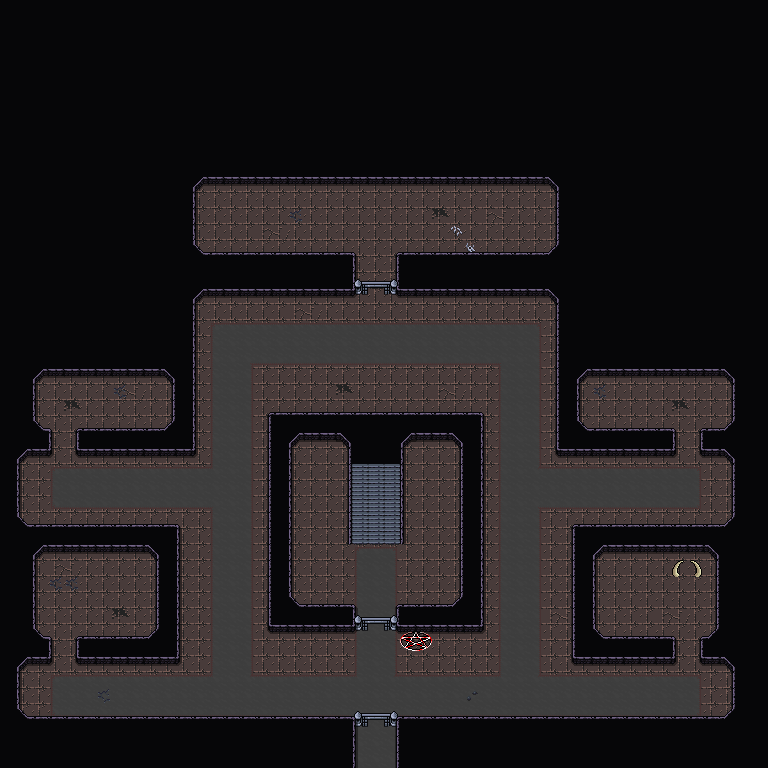

Below is a game level as drawn by its tile map, then a one-line description and the .tmx that defines it (tile-layer data replaced by summaries):
An orthogonal 48x48 tile map with 16x16 px tiles, 5 tile layers (Background, Floor, Ground, Foreground, ...), 5 tilesets and 23 objects.

<map version="1.10" tiledversion="1.11.2" orientation="orthogonal" renderorder="right-down" width="48" height="48" tilewidth="16" tileheight="16" infinite="0" nextlayerid="7" nextobjectid="89">
 <editorsettings>
  <export target="wastetown..tmx" format="tmx" />
 </editorsettings>
 <properties>
  <property name="canFailDungeon" type="bool" value="true" />
  <property name="dungeonEffect">{"startBattleWithCardInCommandZone": [ "Griselbrand's Presence" ]
}</property>
  <property name="respawnEnemies" type="bool" value="true" />
 </properties>
 <tileset firstgid="1" source="../../../../../common/maps/tileset/main.tsx" />
 <tileset firstgid="10113" source="../../../../../common/maps/tileset/buildings.tsx" />
 <tileset firstgid="11905" source="../../../../../common/maps/tileset/dungeon/dungeon_bis.tsx" />
 <tileset firstgid="28289" source="../../../../../Innistrad/maps/tileset/Inn_Dungeon.tsx" />
 <tileset firstgid="32769" source="../../../../../Innistrad/maps/tileset/INN_dungen_crawler_tileset.tsx" />
 <layer id="1" name="Background" width="48" height="48">
  <data>[2304 cells, 2302 non-empty, 7 distinct tile ids]</data>
 </layer>
 <layer id="6" name="Floor" width="48" height="48">
  <data>[2304 cells, 397 non-empty, 17 distinct tile ids]</data>
 </layer>
 <layer id="2" name="Ground" width="48" height="48">
  <data>[2304 cells, 27 non-empty, 8 distinct tile ids]</data>
 </layer>
 <layer id="3" name="Foreground" width="48" height="48">
  <data>[2304 cells, 1677 non-empty, 22 distinct tile ids]</data>
 </layer>
 <layer id="5" name="AboveSprites" width="48" height="48">
  <properties>
   <property name="spriteLayer" type="bool" value="true" />
  </properties>
  <data>[2304 cells, 9 non-empty, 3 distinct tile ids]</data>
 </layer>
 <objectgroup id="4" name="Objects">
  <!-- 23 objects omitted --></objectgroup>
</map>
<!-- 23 of 23 objects omitted -->
